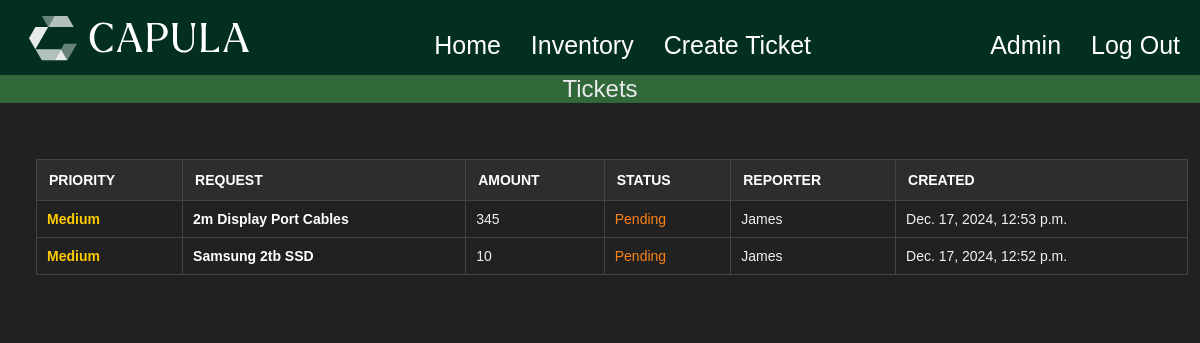
The app's page /inventory/ (signed in), older data.
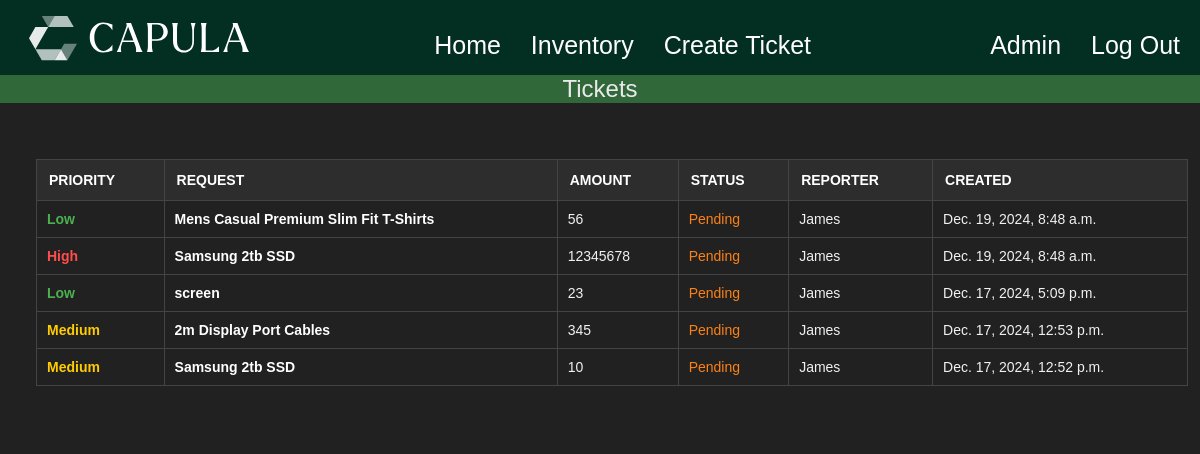
The same page, newer data.
### inventory/models.py (models this page shows, shortened)
class Stock(models.Model): # Stock is the name of the model
    id = models.AutoField(primary_key=True)
    name = models.CharField(max_length=75)
    description = models.TextField(max_length=500, blank=True, null=True)
    amount = models.DecimalField(
        max_digits=10,
        decimal_places=0
    )
    IMPORTANCE_CHOICES = [
        ('Low', 'Low'),
        ('Medium', 'Medium'),
        ('High', 'High'),
    ]
    importance = models.CharField(max_length=6, choices=IMPORTANCE_CHOICES, default='Low')
    STATUS_CHOICES = [
        ('Ordered', 'Ordered'),
        ('Denied', 'Denied'),
        ('Pending', 'Pending'),
    ]
    status = models.CharField(max_length=7, choices=STATUS_CHOICES, default='Pending')
    createdAt = models.DateTimeField(auto_now_add=True)
    banner = models.ImageField(default='fallback.png',null=True, blank=True)  # Pillow installed first using terminal
    createdBy = models.ForeignKey(User, on_delete=models.CASCADE, default=None) # this means should the user be deleted so will their posts
    slug = models.SlugField(unique=True, blank=True)

### inventory/views.py (the view)
# urls.py: path('', views.stock_list, name = "list"), #this is the name of our link see layout.html
@login_required(login_url="/users/login/")
def stock_list(request):
    inventory = Stock.objects.all().order_by('-createdAt') # orders in a decending order of date
    return render(request, 'inventory/stock_list.html', { 'inventory': inventory }) # links to the folder and then the page in order

### inventory/templates/inventory/stock_list.html (shortened to what this page needs)
{% extends 'layout.html' %}
{% block content %}
<section>
    <nav class='tickets-nav-bar-body'>
        <ul class='tickets-nav-bar-list'>
            <li class='tickets-nav-bar-text'>Tickets<li>
        </ul>
    </nav>
    {% if inventory %}
       <section class='table-section'>
            <table class="stock">
                <thead>
                    <tr>
                        <th>Priority</th>
                        <th>Request</th>
                        <th>Amount</th>
                        <th>Status</th>
                        <th>Reporter</th>
                        <th>Created</th>
                    </tr>
                <thead>
                <tbody>
                    {% for stock in inventory %}
                        <tr>
                            <td class="
                                {% if stock.importance == 'High' %}priority-high
                                {% elif stock.importance == 'Medium' %}priority-medium
                                {% elif stock.importance == 'Low' %}priority-low
                                {% endif %}
                            ">
                                {{ stock.importance }}
                            </td>
                            <td>
                                <a class='stock-link' href="{% url 'inventory:page' slug=stock.slug %}">
                                {{ stock.name }}
                                </a>
                            </td>
                            <td>{{ stock.amount }}</td>
                            <td class="
                                {% if stock.status == 'Pending' %}status-pending
                                {% elif stock.status == 'Ordered' %}status-ordered
                                {% elif stock.status == 'Denied' %}status-denied
                                {% elif stock.status == 'Delivered' %}status-delivered
                                {% endif %}      \
                            ">
                                {{ stock.status }}
                            </td>
                            <td>{{ stock.createdBy }}</td>
                            <td>{{ stock.createdAt }}</td>
                        </tr>
                    {% endfor %}
                    </tbody>
            </table>
        </section>
    {% else %}
        <p class='no-reqs'>No requests have been made.</p>
    {% endif %}
</section>
{% endblock %}

### templates/layout.html (shortened to what this page needs)
<!DOCTYPE html>
{% load static %}
<html lang="en">
<head>
    <link rel='stylesheet' href='{% static 'css/style.css' %}'>
</head>
<body>
    <nav class="navbar">
        <a href="https://www.capulaglobal.com" class="logo" target="_blank">
            <img src="{% static 'Images/capula-green background.png' %}" alt="Capula Logo">
        </a>
        <ul class="nav-list navbar-center">
            <li><a href='/'>Home</a></li>
            {% if user.is_authenticated %}
                <li><a href='{% url 'inventory:list' %}'>Inventory</a></li>
                <li><a href='{% url 'inventory:create-item' %}'>Create Ticket</a></li>
            {% else %}
            <li><a href='{% url 'users:register' %}'>Sign Up</a></li>
            <li><a href='{% url 'users:login' %}'>Log In</a></li>
            {% endif %}
        </ul>
        <div class = "rightNav">
            <ul class = "nav-list">
            <li><a href='/admin'>Admin</a></li>
            {% if user.is_authenticated %}
                <li> <form class="logout" action="{% url 'users:logout' %}" method="post">
                    <button class = "logout-button">Log Out</button>
                </form></li>
            {% endif %}
            </ul>
        </div>
    </nav>
    <main>
        {% block content %}
        {% endblock %}
    </main>
</body>
</html>

### static/CSS/style.css (style rules this page uses)
html { font-size: 16px; }
* { margin: 0; padding: 0; box-sizing: border-box; }
body { min-height: 100vh; background-color: #212121; color: whitesmoke; font-size: 3rem; }
.navbar { display: flex; flex-wrap: wrap; align-items: center; justify-content: space-between; top: 0px; background: #032f22; background-blend-mode: darken; background-size: cover; color: white; padding: 10px 20px; }
.logo { display: flex; align-items: center; margin-right: 0; width: auto; height: 50px; margin-right: auto; }
.navbar-center { display: flex; flex: 1; justify-content: center; }
.nav-list { display: flex; list-style: none; padding-left: 0px; padding-right: 0px; }
.nav-list li { margin: 0 15px; font-family: 'Barlow', sans-serif; }
.nav-list li:last-child { margin-right: 0; }
.nav-list li a { text-decoration: none; color: white; font-size: 25px; transition: color 0.3s ease-in-out; }
.rightNav { display: flex; align-items: center; }
.logout { display: inline-block; }
.logout-button { font-size: 25px; color: white; font-family: 'Barlow', sans-serif; background-color: rgb(0,0,0,0); border: none; transition: color 0.3s ease-in-out; }
main { padding: 1rem; }
section { display: flex; flex-flow: column; gap: 1rem; }
a { text-decoration: none; color: white; }
.stock-link { display: flex; transition: color 0.3s ease-in-out; }
.tickets-nav-bar-body { display: flex; justify-content: center; flex-wrap: wrap; position: sticky; width: 100vw; align-items: center; margin-top: -1rem; margin-left: -1rem; background: #30683a; background-blend-mode: darken; background-size: cover; color: #eaeaea; }
.tickets-nav-bar-list { display: flex; list-style: none; }
.tickets-nav-bar-text { display: flex; font-size: 1.5rem; font-family: Arial, sans-serif; }
.stock { width: 100vh; width: 96vw; border-collapse: collapse; margin: 20px 0; font-family: Arial, sans-serif; font-size: 14px; text-align: left; background-color: #212121; color: #f1f1f1; }
.stock thead { background-color: #2d2d2d; color: #ffffff; }
.stock th { padding: 12px; border: 1px solid #444; font-weight: bold; text-transform: uppercase; }
.stock td { padding: 10px; border: 1px solid #444; }
.stock td:nth-child(2) { font-weight: bold; color: #ffffff; }
.priority-high { color: #ff4d4d; font-weight: bold; }
.priority-medium { color: #ffcc00; font-weight: bold; }
.priority-low { color: #4caf50; font-weight: bold; }
.status-pending { color: #fc8216; }
.table-section { padding: 20px; margin: 0 0 0 0; max-width: 1000px; background-color: #212121; }

Row changes from the older to the newer data that the page shows:
added Stock: importance "Low", name "Mens Casual Premium Slim Fit T-Shirts", amount "56", status "Pending", createdBy "James", createdAt "Dec. 19, 2024, 8:48 a.m."
added Stock: importance "High", name "Samsung 2tb SSD", amount "12345678", status "Pending", createdBy "James", createdAt "Dec. 19, 2024, 8:48 a.m."
added Stock: importance "Low", name "screen", amount "23", status "Pending", createdBy "James", createdAt "Dec. 17, 2024, 5:09 p.m."
